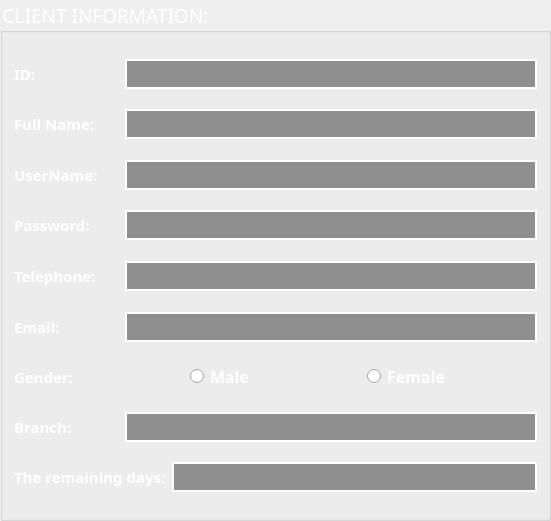
     <widget class="QGroupBox" name="groupBox">
      <property name="geometry">
       <rect>
        <x>20</x>
        <y>10</y>
        <width>551</width>
        <height>521</height>
       </rect>
      </property>
      <property name="font">
       <font>
        <family>UTM Bebas</family>
        <pointsize>14</pointsize>
       </font>
      </property>
      <property name="styleSheet">
       <string notr="true">color: rgb(255, 255, 255);</string>
      </property>
      <property name="title">
       <string>CLIENT INFORMATION:</string>
      </property>
      <layout class="QVBoxLayout" name="verticalLayout_2">
       <item>
        <spacer name="verticalSpacer_32">
         <property name="orientation">
          <enum>Qt::Vertical</enum>
         </property>
         <property name="sizeHint" stdset="0">
          <size>
           <width>20</width>
           <height>40</height>
          </size>
         </property>
        </spacer>
       </item>
       <item>
        <layout class="QVBoxLayout" name="verticalLayout">
         <item>
          <spacer name="verticalSpacer_23">
           <property name="orientation">
            <enum>Qt::Vertical</enum>
           </property>
           <property name="sizeHint" stdset="0">
            <size>
             <width>20</width>
             <height>40</height>
            </size>
           </property>
          </spacer>
         </item>
         <item>
          <layout class="QHBoxLayout" name="horizontalLayout_28">
           <item>
            <widget class="QLabel" name="label_28">
             <property name="minimumSize">
              <size>
               <width>105</width>
               <height>0</height>
              </size>
             </property>
             <property name="font">
              <font>
               <family>Sitka Text Semibold</family>
               <pointsize>11</pointsize>
               <weight>75</weight>
               <bold>true</bold>
              </font>
             </property>
             <property name="text">
              <string>ID:</string>
             </property>
            </widget>
           </item>
           <item>
            <widget class="QLineEdit" name="lineEditIDClient">
             <property name="minimumSize">
              <size>
               <width>0</width>
               <height>30</height>
              </size>
             </property>
             <property name="font">
              <font>
               <pointsize>-1</pointsize>
              </font>
             </property>
             <property name="styleSheet">
              <string notr="true">background-color: rgba(0, 0, 0, 100);
border: 1.5px solid white;
color: white;
font-size: 16px;
padding: 5px;
</string>
             </property>
            </widget>
           </item>
          </layout>
         </item>
         <item>
          <spacer name="verticalSpacer_15">
           <property name="orientation">
            <enum>Qt::Vertical</enum>
           </property>
           <property name="sizeHint" stdset="0">
            <size>
             <width>20</width>
             <height>40</height>
            </size>
           </property>
          </spacer>
         </item>
         <item>
          <layout class="QHBoxLayout" name="horizontalLayout_2">
           <item>
            <widget class="QLabel" name="label_4">
             <property name="minimumSize">
              <size>
               <width>105</width>
               <height>0</height>
              </size>
             </property>
             <property name="font">
              <font>
               <family>Sitka Text Semibold</family>
               <pointsize>11</pointsize>
               <weight>75</weight>
               <bold>true</bold>
              </font>
             </property>
             <property name="text">
              <string>Full Name:</string>
             </property>
            </widget>
           </item>
           <item>
            <widget class="QLineEdit" name="lineEditFullNameClient">
             <property name="minimumSize">
              <size>
               <width>0</width>
               <height>30</height>
              </size>
             </property>
             <property name="font">
              <font>
               <pointsize>-1</pointsize>
              </font>
             </property>
             <property name="styleSheet">
              <string notr="true">background-color: rgba(0, 0, 0, 100);
border: 1.5px solid white;
color: white;
font-size: 16px;
padding: 5px;
</string>
             </property>
            </widget>
           </item>
           <item>
            <layout class="QHBoxLayout" name="horizontalLayout_8"/>
           </item>
          </layout>
         </item>
         <item>
          <spacer name="verticalSpacer_16">
           <property name="orientation">
            <enum>Qt::Vertical</enum>
           </property>
           <property name="sizeHint" stdset="0">
            <size>
             <width>20</width>
             <height>40</height>
            </size>
           </property>
          </spacer>
         </item>
         <item>
          <layout class="QHBoxLayout" name="horizontalLayout_7">
           <item>
            <widget class="QLabel" name="label_9">
             <property name="minimumSize">
              <size>
               <width>105</width>
               <height>0</height>
              </size>
             </property>
             <property name="font">
              <font>
               <family>Sitka Text Semibold</family>
               <pointsize>11</pointsize>
               <weight>75</weight>
               <bold>true</bold>
              </font>
             </property>
             <property name="text">
              <string>UserName:</string>
             </property>
            </widget>
           </item>
           <item>
            <widget class="QLineEdit" name="lineEditUserName">
             <property name="minimumSize">
              <size>
               <width>0</width>
               <height>30</height>
              </size>
             </property>
             <property name="font">
              <font>
               <pointsize>-1</pointsize>
              </font>
             </property>
             <property name="styleSheet">
              <string notr="true">background-color: rgba(0, 0, 0, 100);
border: 1.5px solid white;
color: white;
font-size: 16px;
padding: 5px;
</string>
             </property>
            </widget>
           </item>
          </layout>
         </item>
         <item>
          <spacer name="verticalSpacer_17">
           <property name="orientation">
            <enum>Qt::Vertical</enum>
           </property>
           <property name="sizeHint" stdset="0">
            <size>
             <width>20</width>
             <height>40</height>
            </size>
           </property>
          </spacer>
         </item>
         <item>
          <layout class="QHBoxLayout" name="horizontalLayout_6">
           <item>
            <widget class="QLabel" name="label_8">
             <property name="minimumSize">
              <size>
               <width>105</width>
               <height>0</height>
              </size>
             </property>
             <property name="font">
              <font>
               <family>Sitka Text Semibold</family>
               <pointsize>11</pointsize>
               <weight>75</weight>
               <bold>true</bold>
              </font>
             </property>
             <property name="text">
              <string>Password:</string>
             </property>
            </widget>
           </item>
           <item>
            <widget class="QLineEdit" name="lineEditPassword">
             <property name="minimumSize">
              <size>
               <width>0</width>
               <height>30</height>
              </size>
             </property>
             <property name="font">
              <font>
               <pointsize>-1</pointsize>
              </font>
             </property>
             <property name="styleSheet">
              <string notr="true">background-color: rgba(0, 0, 0, 100);
border: 1.5px solid white;
color: white;
font-size: 16px;
padding: 5px;
</string>
             </property>
            </widget>
           </item>
          </layout>
         </item>
         <item>
          <spacer name="verticalSpacer_18">
           <property name="orientation">
            <enum>Qt::Vertical</enum>
           </property>
           <property name="sizeHint" stdset="0">
            <size>
             <width>20</width>
             <height>40</height>
            </size>
           </property>
          </spacer>
         </item>
         <item>
          <layout class="QHBoxLayout" name="horizontalLayout_5">
           <item>
            <widget class="QLabel" name="label_7">
             <property name="minimumSize">
              <size>
               <width>105</width>
               <height>0</height>
              </size>
             </property>
             <property name="font">
              <font>
               <family>Sitka Text Semibold</family>
               <pointsize>11</pointsize>
               <weight>75</weight>
               <bold>true</bold>
              </font>
             </property>
             <property name="text">
              <string>Telephone:</string>
             </property>
            </widget>
           </item>
           <item>
            <widget class="QLineEdit" name="lineEditTelephone">
             <property name="minimumSize">
              <size>
               <width>0</width>
               <height>30</height>
              </size>
             </property>
             <property name="font">
              <font>
               <pointsize>-1</pointsize>
              </font>
             </property>
             <property name="styleSheet">
              <string notr="true">background-color: rgba(0, 0, 0, 100);
border: 1.5px solid white;
color: white;
font-size: 16px;
padding: 5px;
</string>
             </property>
            </widget>
           </item>
          </layout>
         </item>
         <item>
          <spacer name="verticalSpacer_19">
           <property name="orientation">
            <enum>Qt::Vertical</enum>
           </property>
           <property name="sizeHint" stdset="0">
            <size>
             <width>20</width>
             <height>40</height>
            </size>
           </property>
          </spacer>
         </item>
         <item>
          <layout class="QHBoxLayout" name="horizontalLayout_4">
           <item>
            <widget class="QLabel" name="label_6">
             <property name="minimumSize">
              <size>
               <width>105</width>
               <height>0</height>
              </size>
             </property>
             <property name="font">
              <font>
               <family>Sitka Text Semibold</family>
               <pointsize>11</pointsize>
               <weight>75</weight>
               <bold>true</bold>
              </font>
             </property>
             <property name="text">
              <string>Email:</string>
             </property>
            </widget>
           </item>
           <item>
            <widget class="QLineEdit" name="lineEditEmail">
             <property name="minimumSize">
              <size>
               <width>0</width>
               <height>30</height>
              </size>
             </property>
             <property name="font">
              <font>
               <pointsize>-1</pointsize>
              </font>
             </property>
             <property name="styleSheet">
              <string notr="true">background-color: rgba(0, 0, 0, 100);
border: 1.5px solid white;
color: white;
font-size: 16px;
padding: 5px;
</string>
             </property>
            </widget>
           </item>
          </layout>
         </item>
         <item>
          <spacer name="verticalSpacer_20">
           <property name="orientation">
            <enum>Qt::Vertical</enum>
           </property>
           <property name="sizeHint" stdset="0">
            <size>
             <width>20</width>
             <height>40</height>
            </size>
           </property>
          </spacer>
         </item>
         <item>
          <layout class="QHBoxLayout" name="horizontalLayout_3">
           <item>
            <widget class="QLabel" name="label_5">
             <property name="minimumSize">
              <size>
               <width>100</width>
               <height>0</height>
              </size>
             </property>
             <property name="font">
              <font>
               <family>Sitka Text Semibold</family>
               <pointsize>11</pointsize>
               <weight>75</weight>
               <bold>true</bold>
              </font>
             </property>
             <property name="text">
              <string>Gender:</string>
             </property>
            </widget>
           </item>
           <item>
            <widget class="QRadioButton" name="radioButtonMale">
             <property name="font">
              <font>
               <family>Sitka Text Semibold</family>
               <pointsize>12</pointsize>
               <weight>75</weight>
               <bold>true</bold>
              </font>
             </property>
             <property name="text">
              <string>Male</string>
             </property>
            </widget>
           </item>
           <item>
            <widget class="QRadioButton" name="radioButtonFemale">
             <property name="font">
              <font>
               <family>Sitka Text Semibold</family>
               <pointsize>12</pointsize>
               <weight>75</weight>
               <bold>true</bold>
              </font>
             </property>
             <property name="text">
              <string>Female</string>
             </property>
            </widget>
           </item>
          </layout>
         </item>
         <item>
          <spacer name="verticalSpacer_21">
           <property name="orientation">
            <enum>Qt::Vertical</enum>
           </property>
           <property name="sizeHint" stdset="0">
            <size>
             <width>20</width>
             <height>40</height>
            </size>
           </property>
          </spacer>
         </item>
         <item>
          <layout class="QHBoxLayout" name="horizontalLayout_9">
           <item>
            <widget class="QLabel" name="label_11">
             <property name="minimumSize">
              <size>
               <width>105</width>
               <height>0</height>
              </size>
             </property>
             <property name="font">
              <font>
               <family>Sitka Text Semibold</family>
               <pointsize>11</pointsize>
               <weight>75</weight>
               <bold>true</bold>
              </font>
             </property>
             <property name="text">
              <string>Branch:</string>
             </property>
            </widget>
           </item>
           <item>
            <widget class="QLineEdit" name="lineEditBranch">
             <property name="minimumSize">
              <size>
               <width>0</width>
               <height>30</height>
              </size>
             </property>
             <property name="font">
              <font>
               <pointsize>-1</pointsize>
              </font>
             </property>
             <property name="styleSheet">
              <string notr="true">background-color: rgba(0, 0, 0, 100);
border: 1.5px solid white;
color: white;
font-size: 16px;
padding: 5px;
</string>
             </property>
            </widget>
           </item>
          </layout>
         </item>
         <item>
          <spacer name="verticalSpacer_22">
           <property name="orientation">
            <enum>Qt::Vertical</enum>
           </property>
           <property name="sizeHint" stdset="0">
            <size>
             <width>20</width>
             <height>40</height>
            </size>
           </property>
          </spacer>
         </item>
         <item>
          <layout class="QHBoxLayout" name="horizontalLayout_32">
           <item>
            <widget class="QLabel" name="label_34">
             <property name="minimumSize">
              <size>
               <width>105</width>
               <height>0</height>
              </size>
             </property>
             <property name="font">
              <font>
               <family>Sitka Text Semibold</family>
               <pointsize>11</pointsize>
               <weight>75</weight>
               <bold>true</bold>
              </font>
             </property>
             <property name="text">
              <string>The remaining days:</string>
             </property>
            </widget>
           </item>
           <item>
            <widget class="QLineEdit" name="lineEditRemainingdays">
             <property name="minimumSize">
              <size>
               <width>0</width>
               <height>30</height>
              </size>
             </property>
             <property name="font">
              <font>
               <pointsize>-1</pointsize>
              </font>
             </property>
             <property name="styleSheet">
              <string notr="true">background-color: rgba(0, 0, 0, 100);
border: 1.5px solid white;
color: white;
font-size: 16px;
padding: 5px;
</string>
             </property>
            </widget>
           </item>
          </layout>
         </item>
         <item>
          <spacer name="verticalSpacer_24">
           <property name="orientation">
            <enum>Qt::Vertical</enum>
           </property>
           <property name="sizeHint" stdset="0">
            <size>
             <width>20</width>
             <height>40</height>
            </size>
           </property>
          </spacer>
         </item>
        </layout>
       </item>
       <item>
        <spacer name="verticalSpacer_33">
         <property name="orientation">
          <enum>Qt::Vertical</enum>
         </property>
         <property name="sizeHint" stdset="0">
          <size>
           <width>20</width>
           <height>40</height>
          </size>
         </property>
        </spacer>
       </item>
      </layout>
     </widget>
